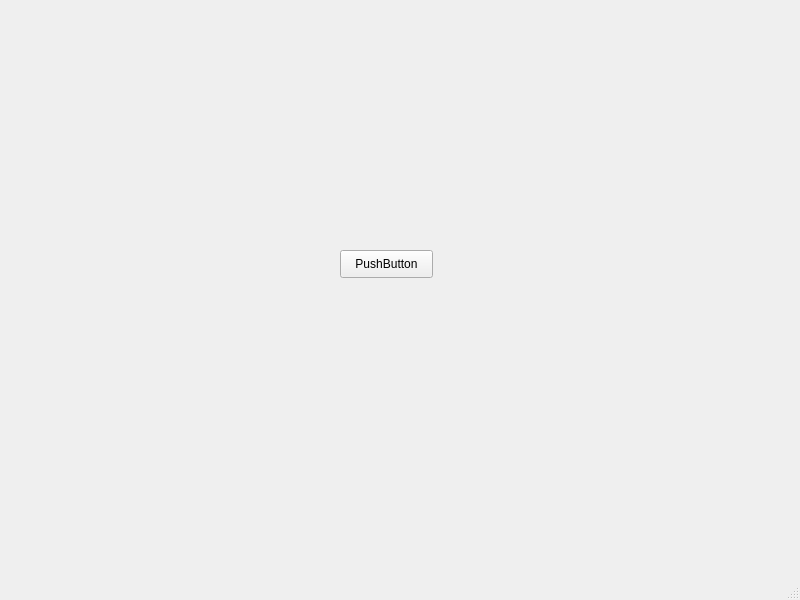
<?xml version="1.0" encoding="UTF-8"?>
<ui version="4.0">
 <class>Menu</class>
 <widget class="QMainWindow" name="Menu">
  <property name="geometry">
   <rect>
    <x>0</x>
    <y>0</y>
    <width>800</width>
    <height>600</height>
   </rect>
  </property>
  <property name="windowTitle">
   <string>MainWindow</string>
  </property>
  <widget class="QWidget" name="centralwidget">
   <widget class="QPushButton" name="pushButton">
    <property name="geometry">
     <rect>
      <x>340</x>
      <y>250</y>
      <width>93</width>
      <height>28</height>
     </rect>
    </property>
    <property name="text">
     <string>PushButton</string>
    </property>
   </widget>
  </widget>
  <widget class="QMenuBar" name="menubar">
   <property name="geometry">
    <rect>
     <x>0</x>
     <y>0</y>
     <width>800</width>
     <height>26</height>
    </rect>
   </property>
  </widget>
  <widget class="QStatusBar" name="statusbar"/>
 </widget>
 <resources/>
 <connections/>
</ui>
